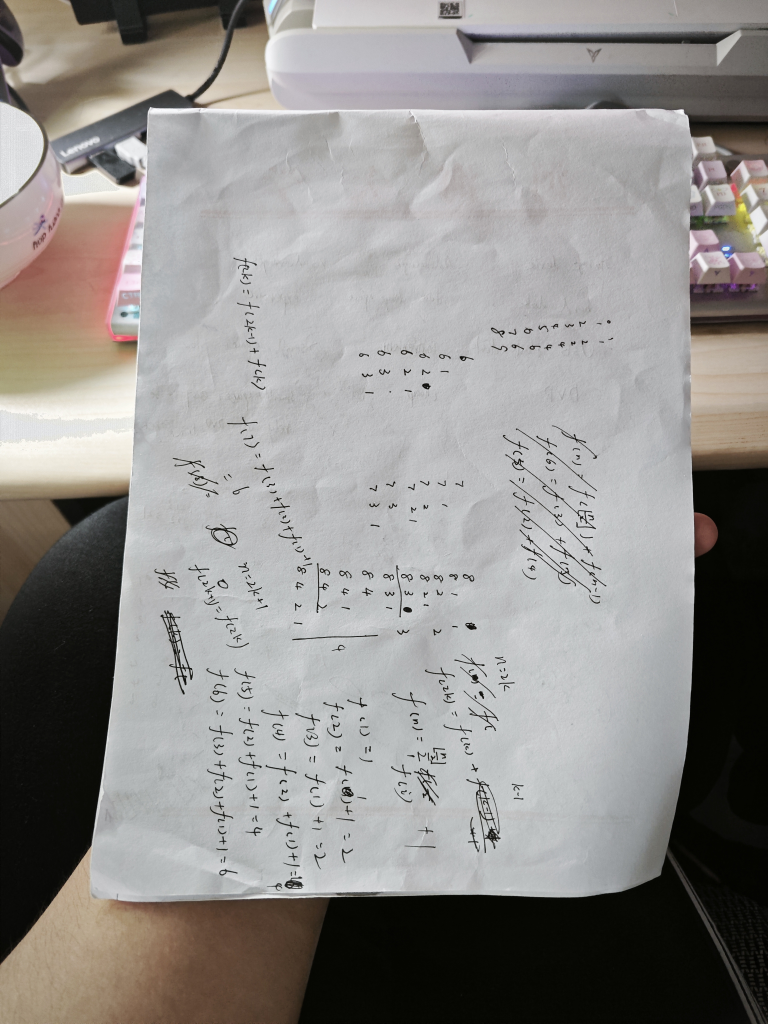
#> input picture IMG_20260523_133802.jpg, 3072 x 4096 px (shown at 1/4 size)
$ python -i pipeline.py   (imports and definitions only)
#> lines starting #> are read from the running program, lines starting #| are printed output that depends on the picture
#> further down, picture is the input picture: shape (4096, 3072, 3); mean B, G, R 139.7, 142.1, 144.7
### scanner/preprocessing.py
"""
图像预处理模块 — 灰度化、降噪、大图缩放
===========================================

Pipeline 的前处理步骤，在文档角点检测之前执行。
主要功能：
- 彩色图转灰度图
- 高斯模糊降噪
- 超大图像等比缩放到合理尺寸（控制后续算法耗时）
- BGR 先模糊再灰度化（专为 Sobel 固定阈值策略设计）
"""

import cv2
import numpy as np

from .config import default_config as _cfg


def grayscale(image: np.ndarray) -> np.ndarray:
    """将 BGR 彩色图像转换为灰度图。

    如果输入已经是灰度图则直接返回，不做重复转换。

    Args:
        image: BGR (H,W,3) 或灰度 (H,W) 图像

    Returns:
        灰度图像 (H,W)
    """
    if len(image.shape) == 2:
        return image
    return cv2.cvtColor(image, cv2.COLOR_BGR2GRAY)
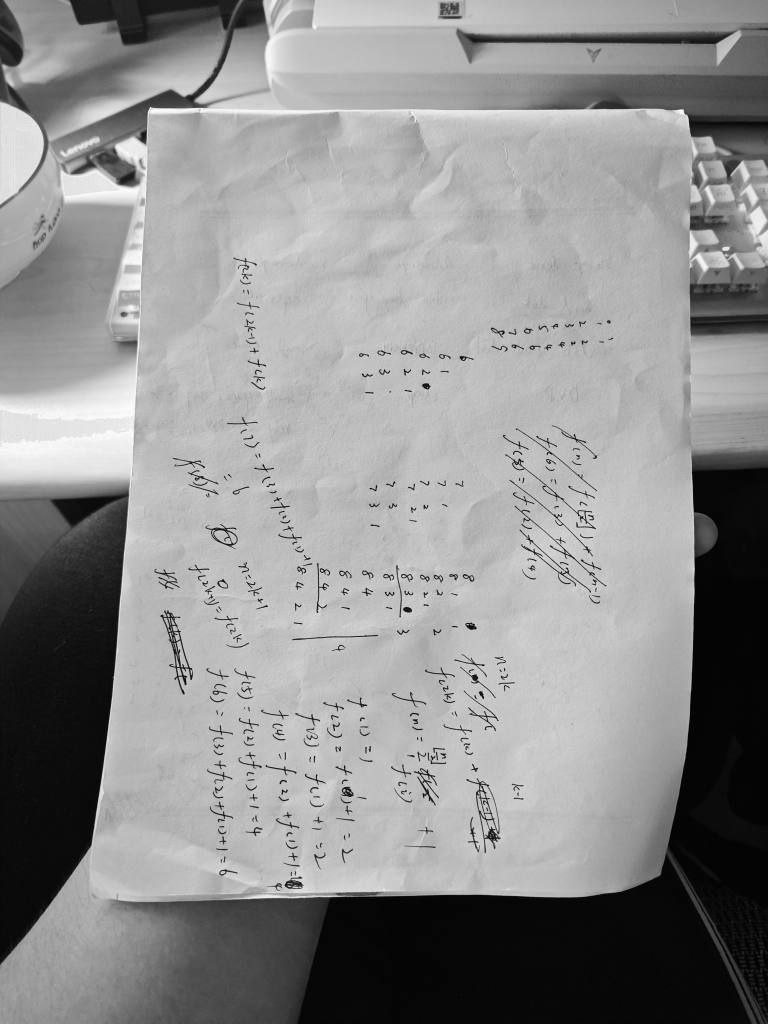
#> returned value: shape (4096, 3072) (shown at 1/4 size); min 0, max 255, mean 142.6


# [56 lines left out: functions gaussian_blur, resize_if_large, blur_bgr_then_gray, not called in this run]

### scanner/pipeline.py
"""
文档扫描管线 — DocScanner 核心类
===================================

串联整个处理流程：加载图像 → 缩放 → 灰度化 → CLAHE（可选）→
角点检测 → 透视变换 → A4 画布填充 → 图像增强 → 保存输出。

DocScanner 类提供三个入口方法:
- scan(image_path):     扫描单张图片文件
- scan_image(image):    扫描内存中的图像（供 GUI 调用）
- scan_batch(dir):      批量扫描整个文件夹
- scan_batch_to_pdf():  批量扫描并导出为 PDF
"""

from pathlib import Path

import cv2
import numpy as np

from . import preprocessing, detection, transform, enhance, io_utils
from .config import default_config as _cfg


class DocScanner:
    """文档扫描器：检测 → 透视矫正 → 图像增强。

    该类串联整个扫描管线，协调各子模块工作。
    支持单张图片和批量目录两种模式。

    Args:
        canny_low: Canny 低阈值（手动覆盖）
        canny_high: Canny 高阈值（手动覆盖）
        clahe: 是否启用 CLAHE 对比度增强
        sharpen: 是否启用锐化
        binarize: 是否启用二值化
        binarize_method: 二值化方法，"otsu" 或 "adaptive"
        binarize_block_size: 自适应二值化的块大小
        binarize_c: 自适应二值化的 C 值
        output_dir: 输出目录（命令行模式使用）
        denoise: 是否启用二值化后去噪
        denoise_kernel: 去噪核大小
    """

    def __init__(self, canny_low: int | None = None, canny_high: int | None = None,
                 clahe: bool = True, sharpen: bool = True,
                 binarize: bool = False, binarize_method: str = "otsu",
                 binarize_block_size: int | None = None,
                 binarize_c: int | None = None,
                 output_dir: str | Path | None = None,
                 denoise: bool = True, denoise_kernel: int | None = None):
        self.canny_low = canny_low
        self.canny_high = canny_high
        self.do_clahe = clahe
        self.do_sharpen = sharpen
        self.do_binarize = binarize
        self.binarize_method = binarize_method
        self.binarize_block_size = binarize_block_size
        self.binarize_c = binarize_c
        self.denoise = denoise
        self.denoise_kernel = denoise_kernel
        self.output_dir = Path(output_dir) if output_dir else None

    def scan_image(self, image: np.ndarray) -> dict:
        """扫描单张图像（内存中），返回各阶段结果。

        完整处理管线：
        1. 灰度化
        2. 可选 CLAHE 产生第二个灰度版本
        3. 两个灰度版本分别过角点检测，选最优
        4. 角点排序 → 透视变换
        5. A4 画布填充
        6. 图像增强（CLAHE / 锐化 / 二值化）

        Args:
            image: BGR 图像

        Returns:
            字典，包含:
            - success: bool
            - error: 错误信息（失败时）
            - original: 原图
            - gray: 灰度图
            - corners: (4, 2) 角点
            - canny_debug: Canny 调试图
            - annotated: 角点标注图
            - warped: 透视矫正 + A4 画布（显示用）
            - warped_raw: 原始尺寸的矫正图（PDF 导出用）
            - final: 最终增强结果
            - final_raw: 原始尺寸的增强结果（PDF 导出用）
            - binary: 二值图（如有）
            - 以及其他 enhance() 返回的中间结果
        """
        original = image.copy()
        gray_raw = preprocessing.grayscale(image)

        gray_versions = [gray_raw]
        if self.do_clahe:
            gray_clahe = cv2.createCLAHE(
                clipLimit=_cfg.pipeline.clahe_clip,
                tileGridSize=(_cfg.pipeline.clahe_tile, _cfg.pipeline.clahe_tile),
            ).apply(gray_raw)
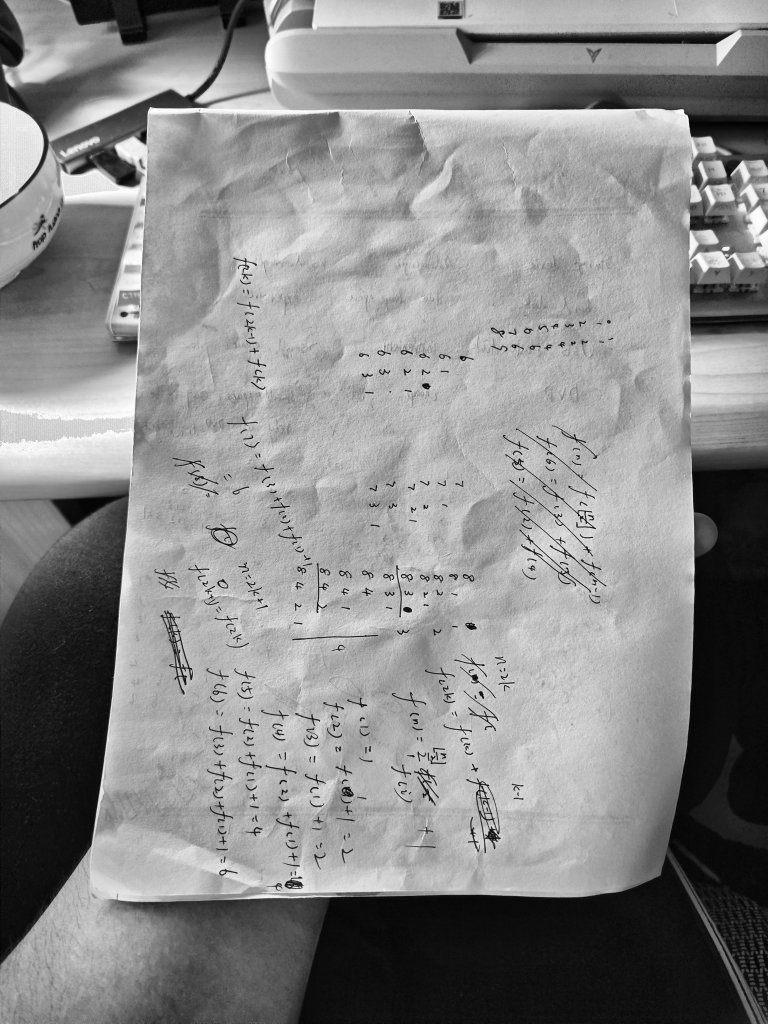
#> gray_clahe: shape (4096, 3072) (shown at 1/4 size); min 0, max 255, mean 136.4
            gray_versions.append(gray_clahe)

        best_corners = None
        best_score = -9999
        h, w = gray_raw.shape[:2]
#> h = 4096; w = 3072

        for gray in gray_versions:
            corners = detection.find_document_contour(
                gray, bgr=original,
                canny_low=self.canny_low, canny_high=self.canny_high,
            )
            if corners is None:
                continue
            s = detection._score_quad(corners, w, h)
            # 只要 raw 检测成功，就不启用 CLAHE 的结果。
            # CLAHE 虽然分数可能更高，但容易把内部纹理误认为边缘。
            if best_corners is not None and gray is not gray_raw:
                continue
            if s > best_score:
                best_score = s
                best_corners = corners
#> this loop made 1 pass
#> after the loop, best_score = -9999

        if best_corners is None:
            return {"success": False, "error": "Could not detect document corners", "original": original}

        ordered = detection.order_corners(best_corners)
        canny_debug = detection.draw_corners_on_canny(gray_raw, ordered)
        annotated = detection.draw_document_contour(original, ordered)
        warped_raw = transform.perspective_transform(original, ordered)  # 原始尺寸
        warped = transform.pad_to_a4(warped_raw)                        # A4 画布版（显示用）

        enhanced = enhance.enhance(
            warped,
            do_clahe=self.do_clahe,
            do_sharpen=self.do_sharpen,
            do_binarize=self.do_binarize,
            binarize_method=self.binarize_method,
            binarize_block_size=self.binarize_block_size,
            binarize_c=self.binarize_c,
            denoise=self.denoise,
            denoise_kernel=self.denoise_kernel,
        )

        # 原始尺寸版本（PDF 导出用）
        enhanced_raw = enhance.enhance(
            warped_raw,
            do_clahe=self.do_clahe,
            do_sharpen=self.do_sharpen,
            do_binarize=self.do_binarize,
            binarize_method=self.binarize_method,
            binarize_block_size=self.binarize_block_size,
            binarize_c=self.binarize_c,
            denoise=self.denoise,
            denoise_kernel=self.denoise_kernel,
        )

        return {
            "success": True,
            "original": original,
            "gray": gray_raw,
            "corners": ordered,
            "canny_debug": canny_debug,
            "annotated": annotated,
            "warped": warped,
            "warped_raw": warped_raw,
            "final_raw": enhanced_raw.get("final", warped_raw),
            **enhanced,
        }

    # [79 lines left out: functions scan, scan_batch, scan_batch_to_pdf, _save_result, not called in this run]

>>> import cv2
>>> picture = cv2.imread('../IMG_20260523_133802.jpg')
#> (the run stopped early here; a loop or call above may not have finished)

$ run again, on 1.jpg
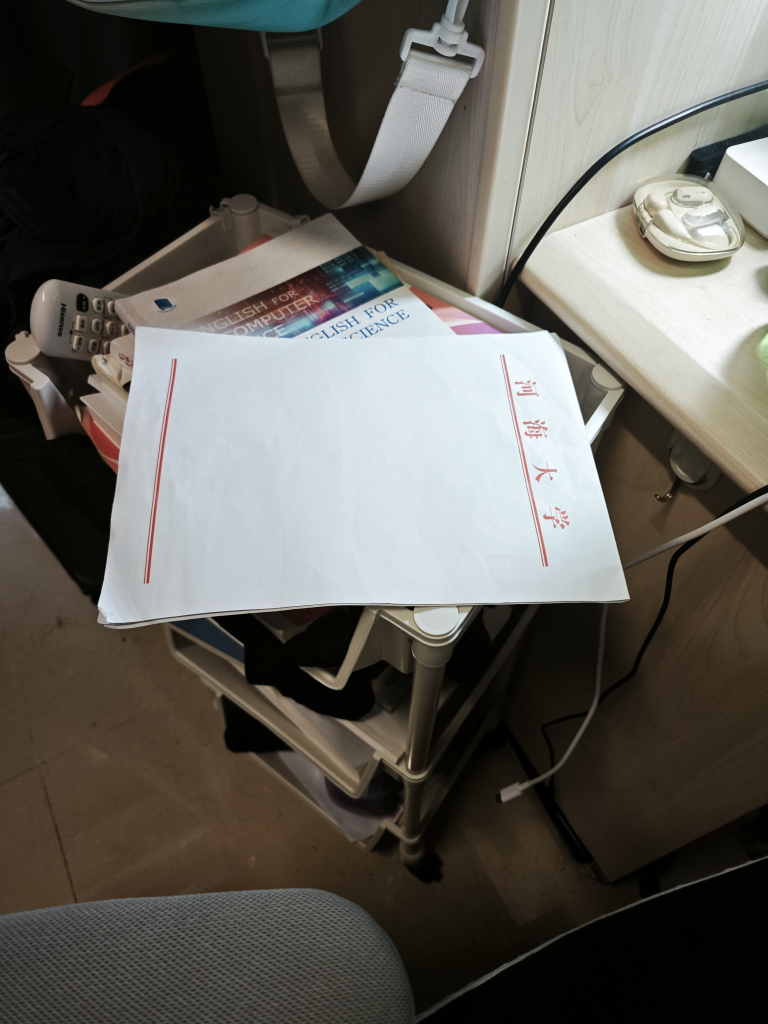
#> input picture 1.jpg, 3072 x 4096 px (shown at 1/4 size)
#> picture is the input picture: shape (4096, 3072, 3); mean B, G, R 88.8, 94.9, 97
#> in grayscale, `return cv2.cvtColor(image, cv2.COLOR_BGR2GRAY)`:
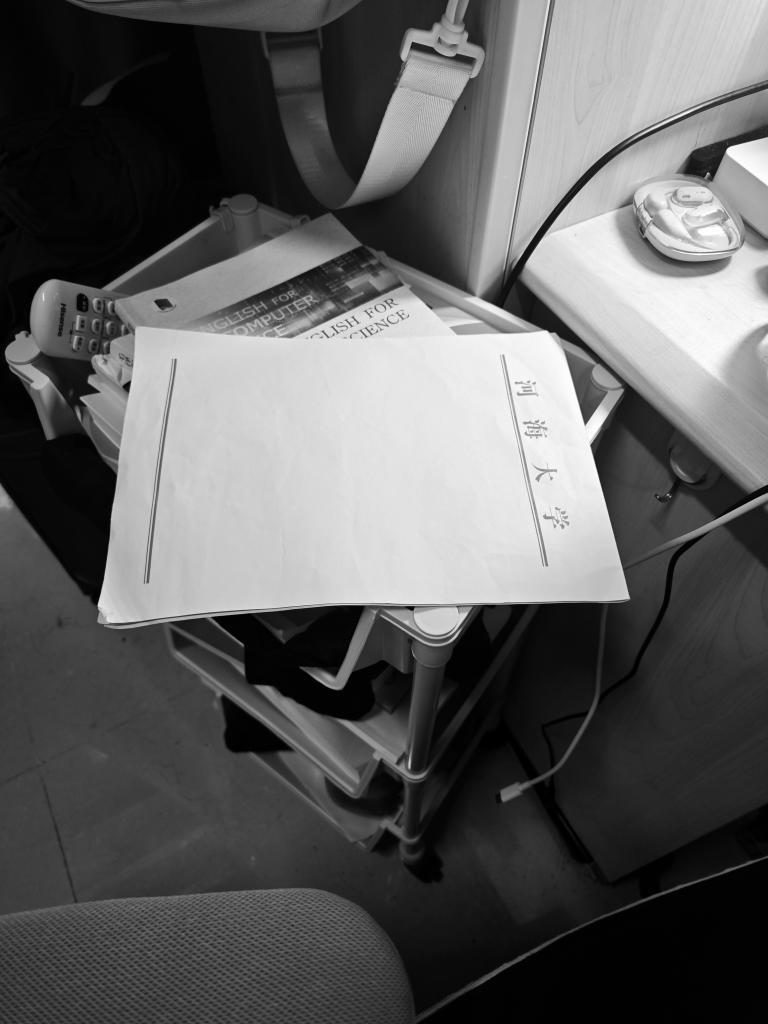
#> returned value: shape (4096, 3072) (shown at 1/4 size); min 0, max 255, mean 94.8
#> in scan_image, `gray_clahe = cv2.createCLAHE( clipLimit=_cfg.pipeline.clahe_clip, tile..`:
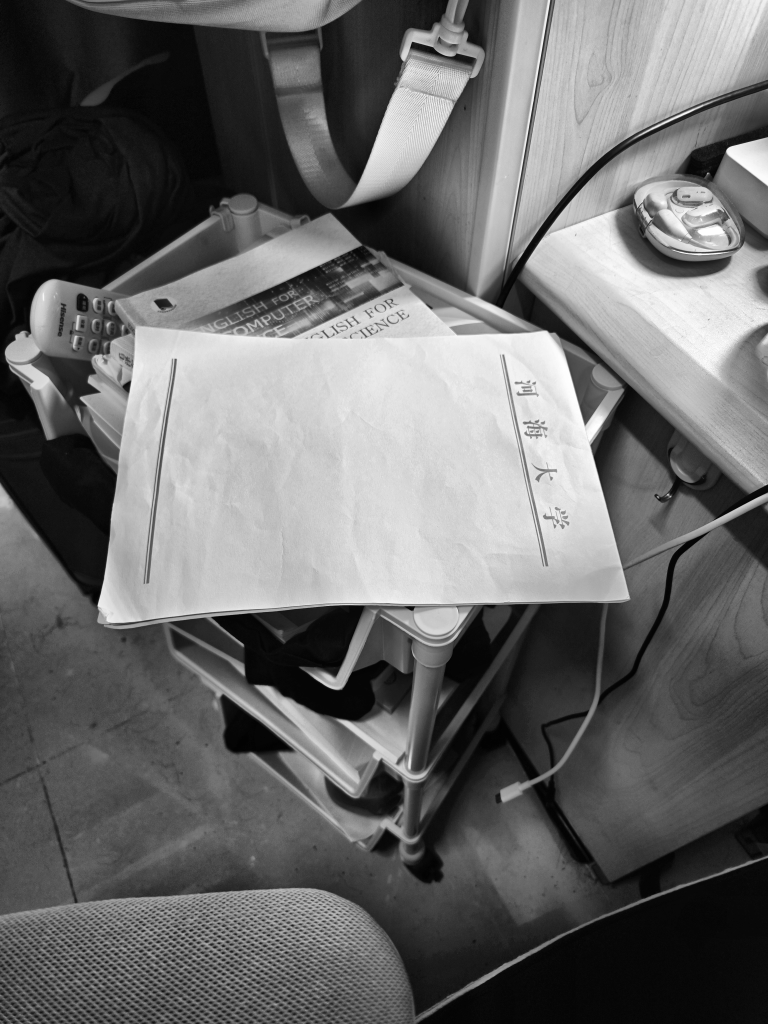
#> gray_clahe: shape (4096, 3072) (shown at 1/4 size); min 0, max 255, mean 105.7
#> the loop in scan_image, `for gray in gray_versions:` made 1 pass
#> after the loop in scan_image, `for gray in gray_versions:`: best_score = -9999

$ run again, on 1779514336832.jpg
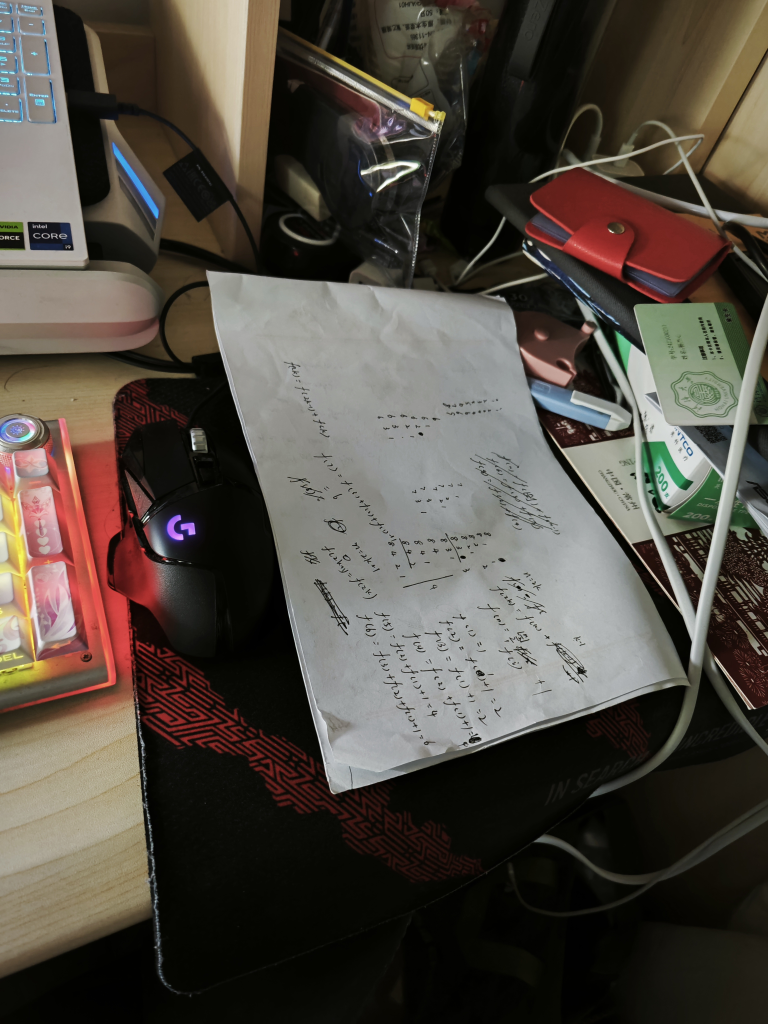
#> input picture 1779514336832.jpg, 3072 x 4096 px (shown at 1/4 size)
#> picture is the input picture: shape (4096, 3072, 3); mean B, G, R 65.4, 73.6, 80.5
#> in grayscale, `return cv2.cvtColor(image, cv2.COLOR_BGR2GRAY)`:
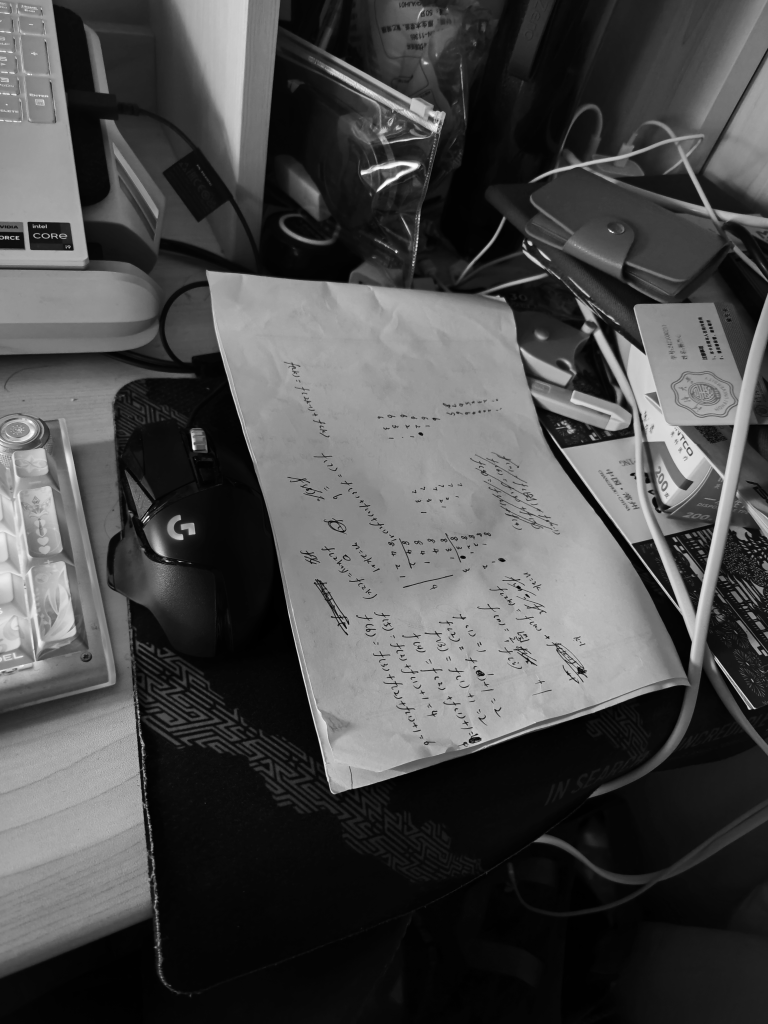
#> returned value: shape (4096, 3072) (shown at 1/4 size); min 0, max 255, mean 74.8
#> in scan_image, `gray_clahe = cv2.createCLAHE( clipLimit=_cfg.pipeline.clahe_clip, tile..`:
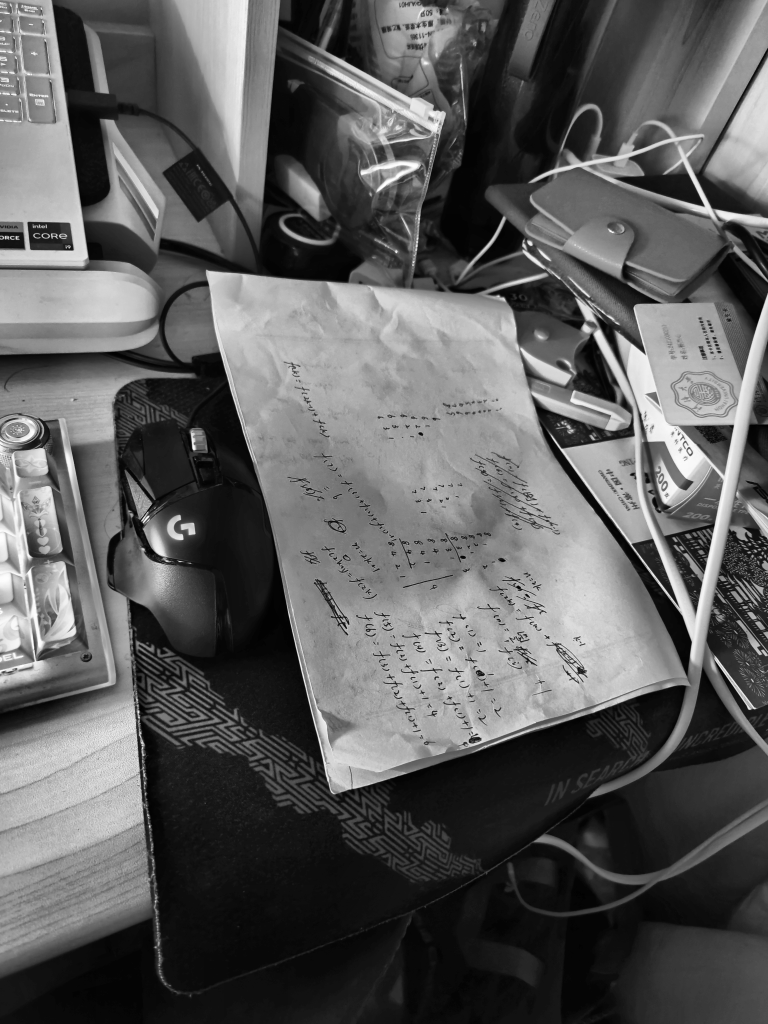
#> gray_clahe: shape (4096, 3072) (shown at 1/4 size); min 0, max 255, mean 92
#> the loop in scan_image, `for gray in gray_versions:` made 1 pass
#> after the loop in scan_image, `for gray in gray_versions:`: best_score = -9999
